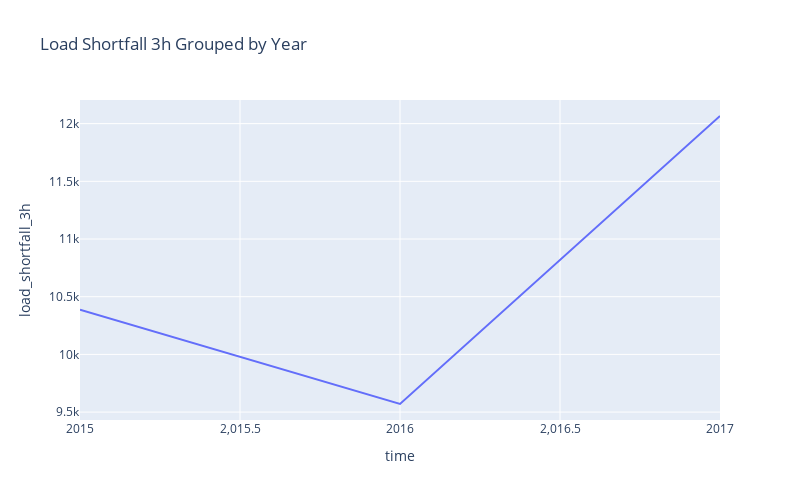

Notebook cell for this chart:
### Markdown cell above
- Lastly, as part of our exploratory data analysis, we shall investigate the impact of time on our target variable, more specifically, the load shortfall partitioned in three-hour windows.

- As gleaned from the below, there is an indication that the load shortfall reduced up until 2016, and same steadily increased from thereon.

### Code cell
# Visualising yearly shortfall
px.line(train_data.groupby([train_data['time'].astype('datetime64').dt.year])['load_shortfall_3h'].mean(),
        title = 'Load Shortfall 3h Grouped by Year',
        y='load_shortfall_3h',width =800, height=500 )

### Figure 1 — Plotly figure (JSON) as saved in the notebook; plotly's stock layout.template omitted (floating-point values rounded to 4 significant figures)
{"data": [{"hovertemplate": "time=%{x}<br>load_shortfall_3h=%{y}<extra></extra>", "legendgroup": "", "line": {"color": "#636efa", "dash": "solid"}, "marker": {"symbol": "circle"}, "mode": "lines", "name": "", "orientation": "v", "showlegend": false, "type": "scatter", "x": [2015, 2016, 2017], "xaxis": "x", "y": [10390.0, 9570.0, 12070.0], "yaxis": "y"}], "layout": {"height": 500, "legend": {"tracegroupgap": 0}, "title": {"text": "Load Shortfall 3h Grouped by Year"}, "width": 800, "xaxis": {"anchor": "y", "domain": [0, 1], "title": {"text": "time"}}, "yaxis": {"anchor": "x", "domain": [0, 1], "title": {"text": "load_shortfall_3h"}}}}
